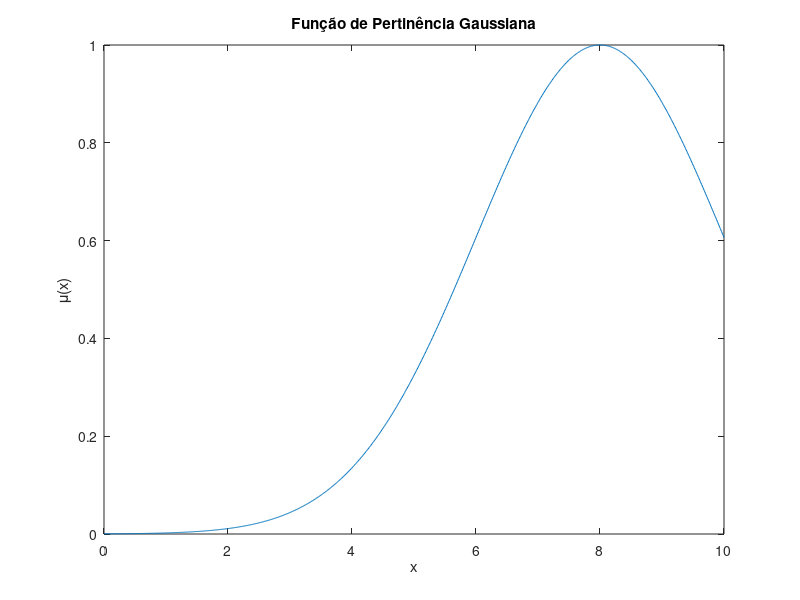

The MATLAB source for this figure:
x = 0:0.01:10;

% Função de Pertinência Gaussiana

a = 2;
b = 8;

gaussiana = gaussmf(x, [a b]);

plot(x, gaussiana);
title('Função de Pertinência Gaussiana');
xlabel('x');
ylabel('\mu(x)');